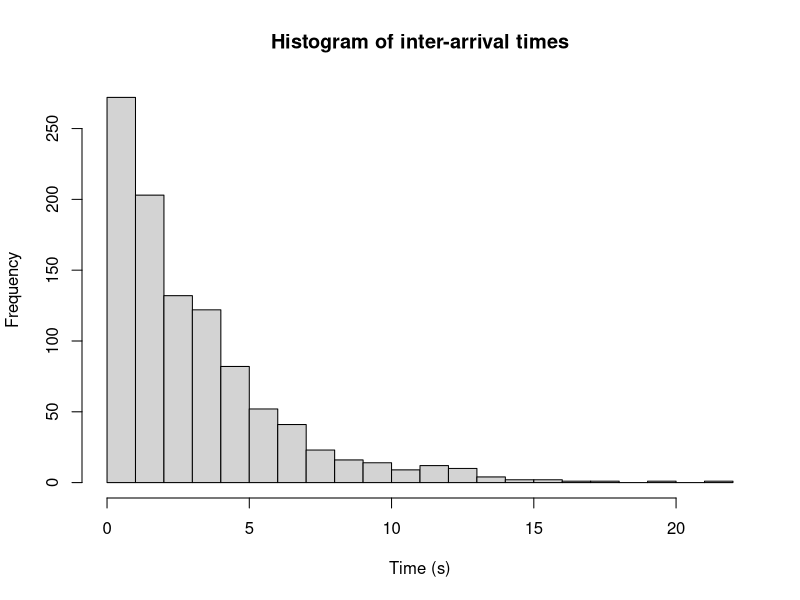
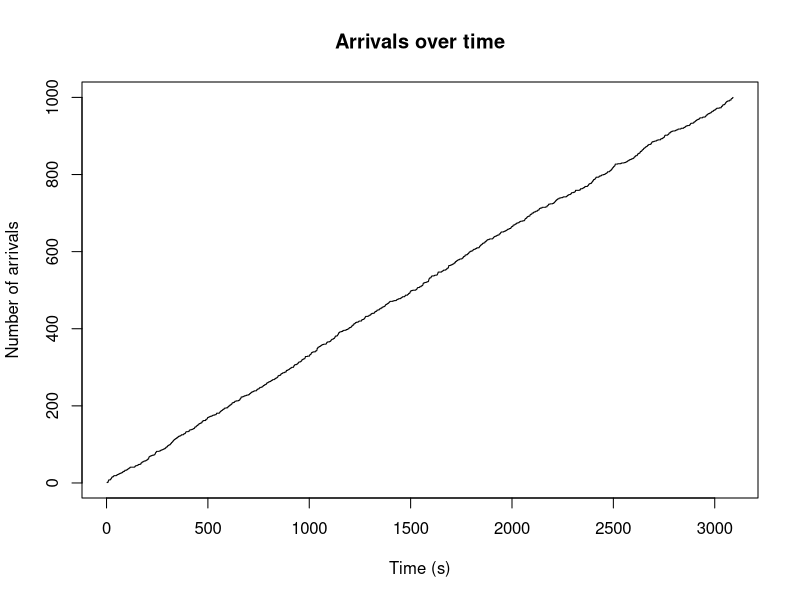

R code for these plots, in order:
# Exercice 1 On  ́etudie l’arriv ́ee de v ́ehicules `a une barri`ere d’autoroute.
# Le temps est mesur ́e en secondes rss. Les arriv ́ees `a la barri`ere de p ́eage
# son enregistr ́ees, plusieurs jours d’affil ́ees, pendant des intervalles de temps
# rt0,t0 Tsavec T 3600 rss(une heure), pour une heure de r ́ef ́erence t0
# choisie. On note Nptqle nombre de v ́ehicules arriv ́es entre les instants t0 et
# t0 t, pour 0 ¤t ¤T. Apr`es un examen attentifs de ces s ́eries temporelles,
# il est d ́ecid ́e de mod ́eliser le processus d’arriv ́ees Nptqcomme un processus
# de Poisson de param`etre λ. Le param`etre optimal obtenu avec la m ́ethode
# du maximum de vraisemblance est λ 1
# 3
# s1.
# (i) Faire une simulation des arriv ́ees sur rt0,t0 Ts, v ́erifier la distribution
# exponentielle des intervalles inter-arriv ́ees et repr ́esenter le graphe de
# l’application t ÞÑNptqobtenu pour cette r ́ealisation particuli`ere.
# (ii) Calculer le nombre moyen d’arriv ́ees dans l’intervalle r0,Ts. Vous
# r ́ealiserez une moyenne d’ensemble sur plusieurs simulations. Vous
# v ́erifierez que le r ́esultat obtenu est en accord avec la th ́eorie (`a la
# pr ́ecision et au taux de confiance pr`es). Pouvez-vous obtenir un r ́esultat
# similaire avec moins de simulations, mais sur des intervalles rt0,t0 Ts
# plus long? Pourquoi?
# (iii) Vous allez maintenant v ́erifier la distribution uniforme des instants
# d’arriv ́ee lorsque le nombre total d’arriv ́ees NpTqest connu. Pour ce
# faire, vous consid ́ererez le cas T 60 et NpTq20. Vous proc ́ederez
# en deux temps :
# (a) v ́erifier que dans le cas g ́en ́eral, les instants d’arriv ́ees An sont
# bien distribu ́es selon une loi Γpλ,nq
# 2
# (b) v ́erifier que, si vous vous limitez aux simulations pour lesquelles
# Np60q20, les instants d’arriv ́ees An sont distribu ́es de mani`ere
# uniforme sur r0,60s

# Set the seed for reproducibility
set.seed(123)

# Define the time interval and the parameter lambda
T <- 3600 # seconds
lambda <- 1/3 # arrivals per second

# Simulate the inter-arrival times using an exponential distribution
interarrival_times <- rexp(1000, rate = lambda)

# Compute the arrival times from the inter-arrival times
arrival_times <- cumsum(interarrival_times)

# Plot the histogram of the inter-arrival times
hist(interarrival_times, breaks = 20, main = "Histogram of inter-arrival times", xlab = "Time (s)")

# Plot the arrival times as a function of time
plot(arrival_times, 1:length(arrival_times), type = "s", main = "Arrivals over time", xlab = "Time (s)", ylab = "Number of arrivals")

# Compute the average number of arrivals in the time interval [0, T]
num_sims <- 1000
num_arrivals <- numeric(num_sims)
for (i in 1:num_sims) {
  interarrival_times <- rexp(1000, rate = lambda)
  arrival_times <- cumsum(interarrival_times)
  num_arrivals[i] <- sum(arrival_times <= T)
}
mean_arrivals <- mean(num_arrivals)
cat("Average number of arrivals in [0, T] =", mean_arrivals, "\n")

# Compute the theoretical mean and variance of the number of arrivals in [0, T]
mean_theoretical <- lambda * T
var_theoretical <- lambda * T
cat("Theoretical mean and variance of arrivals in [0, T] =", mean_theoretical, var_theoretical, "\n")

# Compute the empirical mean and variance of the number of arrivals in [0, T]
mean_empirical <- mean(num_arrivals)
var_empirical <- var(num_arrivals)
cat("Empirical mean and variance of arrivals in [0, T] =", mean_empirical, var_empirical, "\n")
